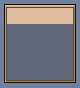

This is a level from a 2D game, rendered from its Tiled map with the project's own tilesets. A one-line summary and the complete map file follow:
An orthogonal 10x11 tile map with 8x8 px tiles, 1 tile layer (Tile Layer 1), 2 tilesets.

<map version="1.10" tiledversion="1.11.2" orientation="orthogonal" renderorder="right-down" width="10" height="11" tilewidth="8" tileheight="8" infinite="0" nextlayerid="2" nextobjectid="1">
 <tileset firstgid="1" name="BobMenuTiles" tilewidth="8" tileheight="8" tilecount="128" columns="16">
  <image source="../../Image/Png/BobMenuTiles.png" width="128" height="64" />
 </tileset>
 <tileset firstgid="129" name="BobMenuTiles" tilewidth="8" tileheight="8" tilecount="128" columns="16">
  <image source="../../Image/Png/MenuTiles.png" width="128" height="64" />
 </tileset>
 <layer id="1" name="Tile Layer 1" width="10" height="11">
  <data encoding="csv">
130,131,131,131,131,131,131,132,133,134,
141,142,142,142,142,142,142,142,142,144,
141,142,142,142,142,142,142,142,142,144,
169,137,137,137,137,137,137,137,137,139,
169,137,137,137,137,137,137,137,137,139,
169,137,137,137,137,137,137,137,137,139,
169,137,137,137,137,137,137,137,137,139,
169,137,137,137,137,137,137,137,137,139,
169,137,137,137,137,137,137,137,137,139,
169,137,137,137,137,137,137,137,137,139,
155,156,157,157,157,156,157,158,159,160
</data>
 </layer>
</map>
